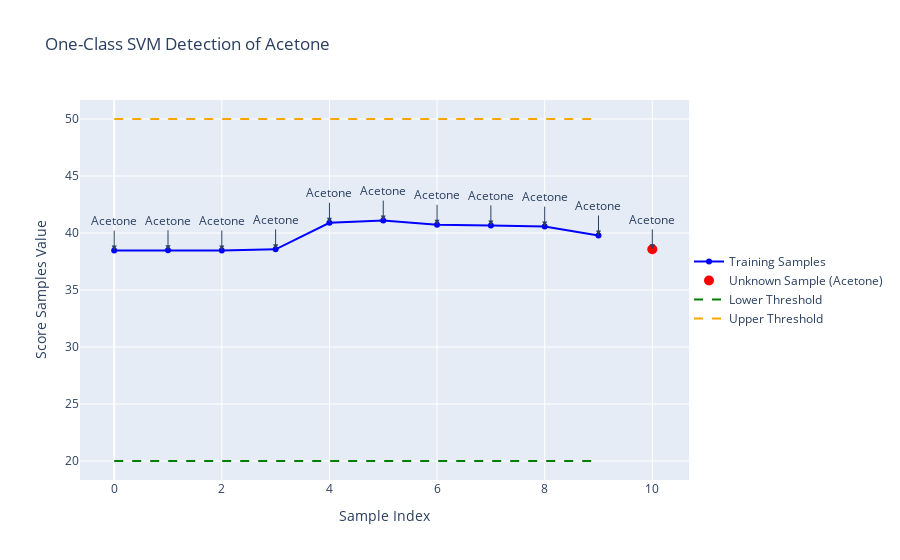

Write notebook code for a chart like this one.
### Code cell
import plotly.graph_objects as go

# OneClassSVM model
Z_train = clf.score_samples(X_train)
decision_function_scores_unknown = clf.score_samples(combined_dataframe)

# Convert the scores to a pandas DataFrame
scores_df_train = pd.DataFrame({'Sample Index': X_train.index, 'Decision Function Scores': Z_train})
scores_df_unknown = pd.DataFrame({'Sample Index': [X_train.index.max() + 1], 'Decision Function Scores': decision_function_scores_unknown})
scores_df_unknown['Decision Function Scores'] = scores_df_unknown['Decision Function Scores'].round(decimals=2)

# Define thresholds
lower_threshold = 20
upper_threshold = 50

# Predict inliers and outliers based on the threshold for score samples
unknown_prediction = "Acetone"
if scores_df_unknown['Decision Function Scores'].iloc[0] < lower_threshold or scores_df_unknown['Decision Function Scores'].iloc[0] > upper_threshold:
    unknown_prediction = "Unknown sample"

# Create traces for training samples, unknown sample, and decision boundary
trace_train = go.Scatter(x=scores_df_train['Sample Index'], y=scores_df_train['Decision Function Scores'], mode='lines+markers',
                         name='Training Samples', line=dict(color='blue'))

trace_unknown = go.Scatter(x=scores_df_unknown['Sample Index'], y=scores_df_unknown['Decision Function Scores'], mode='markers',
                           name=f'Unknown Sample ({unknown_prediction})', marker=dict(color='red', size=10))

# Add labels for training samples
predictions = np.where(scores_df_train['Decision Function Scores'] < lower_threshold, "Unknown sample",
                       np.where(scores_df_train['Decision Function Scores'] > upper_threshold, "Unknown sample", "Acetone"))
annotations_train = [dict(x=scores_df_train['Sample Index'][i], y=scores_df_train['Decision Function Scores'][i],
                          text=predictions[i], showarrow=True, arrowhead=2, ax=0, ay=-30) for i in range(len(predictions))]

# Add label for unknown sample
annotations_unknown = [dict(x=scores_df_unknown['Sample Index'].iloc[0], y=scores_df_unknown['Decision Function Scores'].iloc[0],
                            text=unknown_prediction, showarrow=True, arrowhead=2, ax=0, ay=-30)]

# Create decision boundary traces
lower_decision_boundary_trace = go.Scatter(x=[scores_df_train['Sample Index'].min(), scores_df_train['Sample Index'].max()],
                                            y=[lower_threshold, lower_threshold], mode='lines', name='Lower Threshold',
                                            line=dict(color='green', dash='dash'))
upper_decision_boundary_trace = go.Scatter(x=[scores_df_train['Sample Index'].min(), scores_df_train['Sample Index'].max()],
                                            y=[upper_threshold, upper_threshold], mode='lines', name='Upper Threshold',
                                            line=dict(color='orange', dash='dash'))

# Create layout
layout = go.Layout(title="One-Class SVM Detection of Acetone", xaxis=dict(title="Sample Index"), yaxis=dict(title="Score Samples Value"),
                   legend=dict(x=1, y=0.5), annotations=annotations_train + annotations_unknown)

# Create figure
fig = go.Figure(data=[trace_train, trace_unknown, lower_decision_boundary_trace, upper_decision_boundary_trace], layout=layout)

fig.show()

### Figure 1 — Plotly figure (JSON) as saved in the notebook; plotly's stock layout.template omitted (floating-point values rounded to 4 significant figures)
{"data": [{"line": {"color": "blue"}, "mode": "lines+markers", "name": "Training Samples", "type": "scatter", "x": [0, 1, 2, 3, 4, 5, 6, 7, 8, 9], "y": [38.47, 38.48, 38.47, 38.56, 40.9, 41.09, 40.72, 40.67, 40.56, 39.78]}, {"marker": {"color": "red", "size": 10}, "mode": "markers", "name": "Unknown Sample (Acetone)", "type": "scatter", "x": [10], "y": [38.57]}, {"line": {"color": "green", "dash": "dash"}, "mode": "lines", "name": "Lower Threshold", "type": "scatter", "x": [0, 9], "y": [20, 20]}, {"line": {"color": "orange", "dash": "dash"}, "mode": "lines", "name": "Upper Threshold", "type": "scatter", "x": [0, 9], "y": [50, 50]}], "layout": {"annotations": [{"arrowhead": 2, "ax": 0, "ay": -30, "showarrow": true, "text": "Acetone", "x": 0, "y": 38.47}, {"arrowhead": 2, "ax": 0, "ay": -30, "showarrow": true, "text": "Acetone", "x": 1, "y": 38.48}, {"arrowhead": 2, "ax": 0, "ay": -30, "showarrow": true, "text": "Acetone", "x": 2, "y": 38.47}, {"arrowhead": 2, "ax": 0, "ay": -30, "showarrow": true, "text": "Acetone", "x": 3, "y": 38.56}, {"arrowhead": 2, "ax": 0, "ay": -30, "showarrow": true, "text": "Acetone", "x": 4, "y": 40.9}, {"arrowhead": 2, "ax": 0, "ay": -30, "showarrow": true, "text": "Acetone", "x": 5, "y": 41.09}, {"arrowhead": 2, "ax": 0, "ay": -30, "showarrow": true, "text": "Acetone", "x": 6, "y": 40.72}, {"arrowhead": 2, "ax": 0, "ay": -30, "showarrow": true, "text": "Acetone", "x": 7, "y": 40.67}, {"arrowhead": 2, "ax": 0, "ay": -30, "showarrow": true, "text": "Acetone", "x": 8, "y": 40.56}, {"arrowhead": 2, "ax": 0, "ay": -30, "showarrow": true, "text": "Acetone", "x": 9, "y": 39.78}, {"arrowhead": 2, "ax": 0, "ay": -30, "showarrow": true, "text": "Acetone", "x": 10, "y": 38.57}], "legend": {"x": 1, "y": 0.5}, "title": {"text": "One-Class SVM Detection of Acetone"}, "xaxis": {"title": {"text": "Sample Index"}}, "yaxis": {"title": {"text": "Score Samples Value"}}}}
